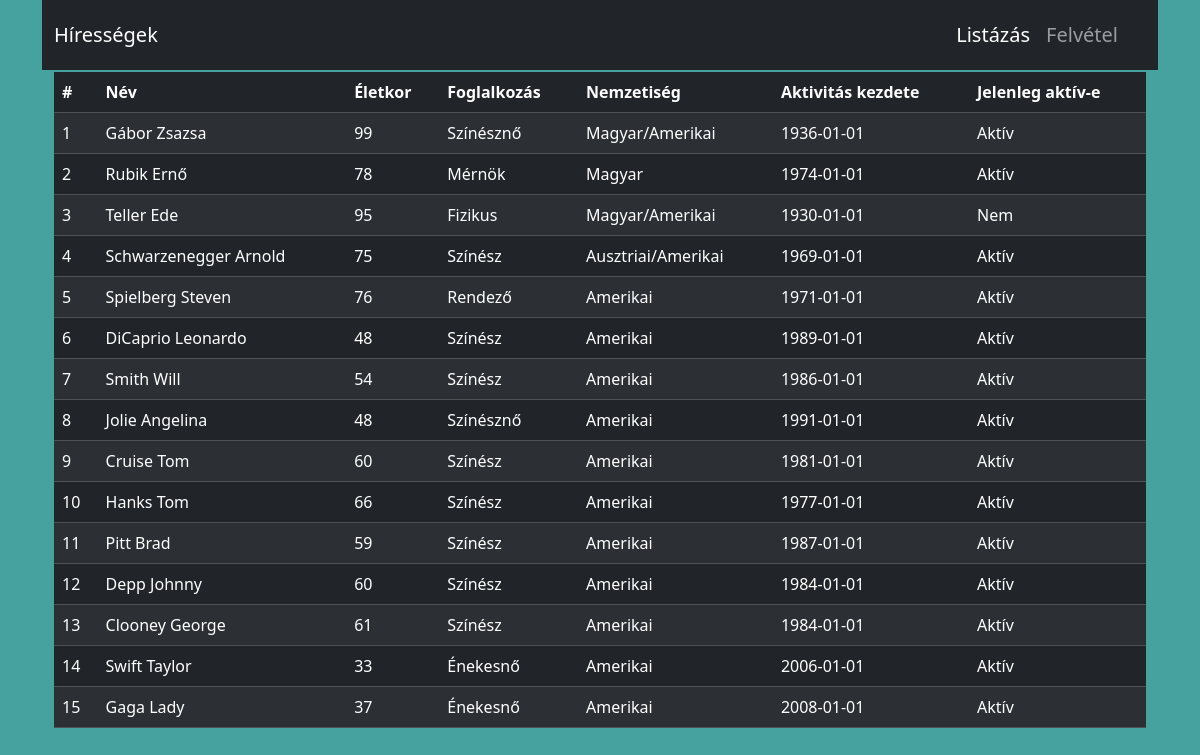
The page / on the database its author committed.
### tables this page shows
CREATE TABLE `celebrities` (
  `id` int(11) NOT NULL,
  `name` varchar(255) NOT NULL,
  `age` int(11) DEFAULT NULL,
  `profession` varchar(255) DEFAULT NULL,
  `nationality` varchar(255) DEFAULT NULL,
  `activeFrom` date DEFAULT NULL,
  `activeNow` tinyint(1) DEFAULT NULL
);

### includes/celebrities.php (called while the page is built, shortened)
<?php
class celebrity
{
    private $connection;
    public function __construct() {
        $this->connection = new mysqli("localhost", "root", "", "php_elso_dolgozat");
    }
    function getAll() {
        $sql = "SELECT * FROM celebrities";
        $result = $this->connection->query($sql);
        return $result->fetch_all(MYSQLI_ASSOC);
    }
}

### index.php (the view, shortened to what this page needs)
<!DOCTYPE html>
<html lang="hu">
<head>
    <link   href="https://cdn.jsdelivr.net/npm/bootstrap@5.3.2/dist/css/bootstrap.min.css"
            rel="stylesheet"
>
    <link   rel="stylesheet"
            href="css/main.css">
</head>
<body>
    <?php
        require_once "includes/celebrities.php";
        $database = new celebrity();
        $celebrities = $database->getAll();
    ?>
<div class="container">
<nav class="navbar navbar-expand-lg navbar-dark bg-dark">
  <div class="container">
    <a class="navbar-brand" href="#">Hírességek</a>
      <div class="sidebar offcanvas offcanvas-start text-bg-dark" tabindex="-1" id="offcanvasDarkNavbar" aria-labelledby="offcanvasDarkNavbarLabel">
      <div class="offcanvas-body text-center d-felx flex-column p-1">
        <ul class="navbar-nav justify-content-end fs-5 flex-grow-1 pe-3">
          <li class="nav-item">
            <a class="nav-link active" aria-current="page" href="index.php">Listázás</a>
          </li>
          <li class="nav-item">
            <a class="nav-link" href="formHandler.php">Felvétel</a>
          </li>
        </ul>
      </div>
      </div>
  </div>
</nav>
<div class="line"></div>
<div class="container">
  <div class="table-responsive">
  <table class="table table-striped table-dark">
        <thead>
            <tr>
                <th scope="col">#</th>
                <th scope="col">Név</th>
                <th scope="col">Életkor</th>
                <th scope="col">Foglalkozás</th>
                <th scope="col">Nemzetiség</th>
                <th scope="col">Aktivitás kezdete</th>
                <th scope="col">Jelenleg aktív-e</th>
            </tr>
        </thead>
        <tbody>
              <?php foreach ($celebrities as $celebrity): ?>
                        <tr>
                                <td><?php echo $celebrity['id'] ?></td>
                          <td><?php echo $celebrity['name'] ?></td>
                          <td><?php echo $celebrity['age'] ?></td>
                          <td><?php echo $celebrity['profession'] ?></td>
                          <td><?php echo $celebrity['nationality'] ?></td>
                          <td><?php echo $celebrity['activeFrom'] ?></td>
                          <td><?php echo $celebrity['activeNow'] ? "Aktív" : "Nem"?></td>
                      </tr>
              <?php endforeach; ?>
        </tbody>
    </table>
  </div>
</div>
</div>
</body>
</html>

### css/main.css (style rules this page uses)
body { background-color: #45A29E; }
.nav-link { position: relative; }
.nav-link::after { content: ""; opacity:0; transition: all 0.3s; height: 3px; width: 100%; background-color: #45A29E; position: absolute; bottom: 0; left: 0; }
.line { min-height: 2px; background-color: #45A29E; color: #45A29E; }

### rows shown on the page
celebrities: id "1", name "Gábor Zsazsa", age "99", profession "Színésznő", nationality "Magyar/Amerikai", activeFrom "1936-01-01", activeNow "Aktív"
celebrities: id "2", name "Rubik Ernő", age "78", profession "Mérnök", nationality "Magyar", activeFrom "1974-01-01", activeNow "Aktív"
celebrities: id "3", name "Teller Ede", age "95", profession "Fizikus", nationality "Magyar/Amerikai", activeFrom "1930-01-01", activeNow "Nem"
celebrities: id "4", name "Schwarzenegger Arnold", age "75", profession "Színész", nationality "Ausztriai/Amerikai", activeFrom "1969-01-01", activeNow "Aktív"
celebrities: id "5", name "Spielberg Steven", age "76", profession "Rendező", nationality "Amerikai", activeFrom "1971-01-01", activeNow "Aktív"
celebrities: id "6", name "DiCaprio Leonardo", age "48", profession "Színész", nationality "Amerikai", activeFrom "1989-01-01", activeNow "Aktív"
celebrities: id "7", name "Smith Will", age "54", profession "Színész", nationality "Amerikai", activeFrom "1986-01-01", activeNow "Aktív"
celebrities: id "8", name "Jolie Angelina", age "48", profession "Színésznő", nationality "Amerikai", activeFrom "1991-01-01", activeNow "Aktív"
celebrities: id "9", name "Cruise Tom", age "60", profession "Színész", nationality "Amerikai", activeFrom "1981-01-01", activeNow "Aktív"
celebrities: id "10", name "Hanks Tom", age "66", profession "Színész", nationality "Amerikai", activeFrom "1977-01-01", activeNow "Aktív"
celebrities: id "11", name "Pitt Brad", age "59", profession "Színész", nationality "Amerikai", activeFrom "1987-01-01", activeNow "Aktív"
celebrities: id "12", name "Depp Johnny", age "60", profession "Színész", nationality "Amerikai", activeFrom "1984-01-01", activeNow "Aktív"
celebrities: id "13", name "Clooney George", age "61", profession "Színész", nationality "Amerikai", activeFrom "1984-01-01", activeNow "Aktív"
celebrities: id "14", name "Swift Taylor", age "33", profession "Énekesnő", nationality "Amerikai", activeFrom "2006-01-01", activeNow "Aktív"
celebrities: id "15", name "Gaga Lady", age "37", profession "Énekesnő", nationality "Amerikai", activeFrom "2008-01-01", activeNow "Aktív"
